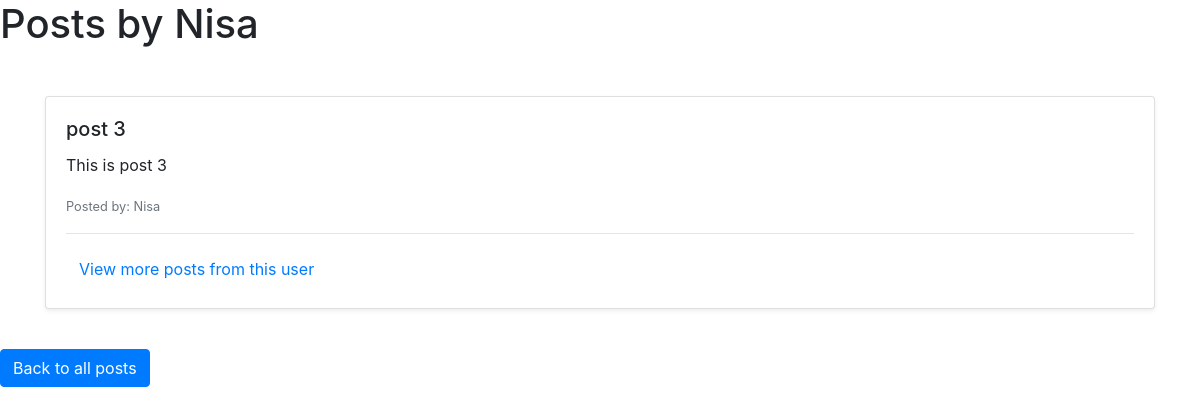
Page /user/Nisa/ on the earlier database version.
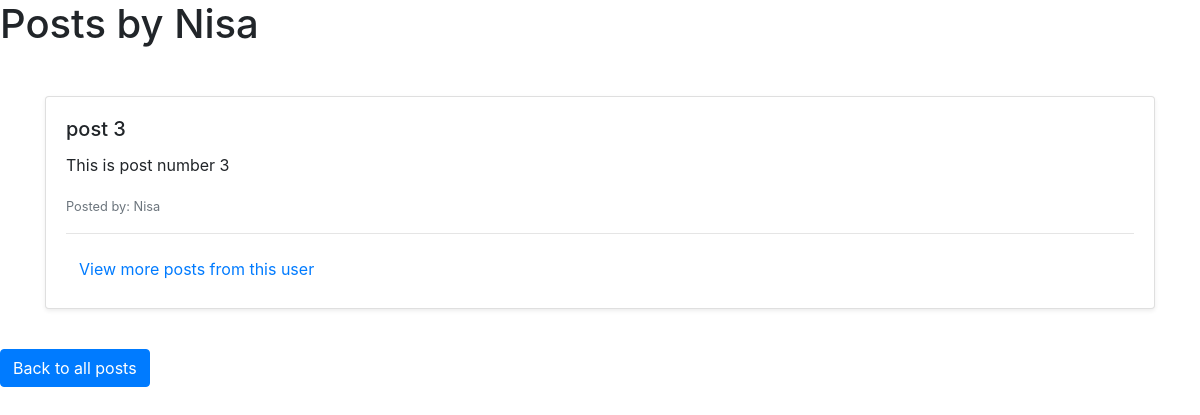
Same page on the later database version.
### blogapp/models.py (models this page shows, shortened)
class Post(models.Model):
    title = models.CharField(max_length=50)
    description = models.CharField(max_length = 1000)
    author = models.ForeignKey(User,on_delete=models.CASCADE)

### blogapp/views.py (the view)
# urls.py: path('user/<str:username>/', views.post_list_by_user, name='posts_by_user'),
def post_list_by_user(request,username):
    user = get_object_or_404(User,username=username)
    posts = Post.objects.filter(author = user )
    return render(request, 'posts_by_user.html', {'user': user, 'posts': posts})

### blogapp/templates/posts_by_user.html (shortened to what this page needs)
{% extends 'base.html' %}
{% block body %}
    <h1>Posts by {{ user.username }}</h1>
    <div class="container mt-5">
        <div class="row">
            {% for post in posts %}
                <div class="col-12 mb-4">
                    <div class="card shadow-sm">
                        <div class="card-body">
                            <h5 class="card-title">{{ post.title }}</h5>
                            <p class="card-text">{{ post.description }}</p>
                            <p class="card-text"><small class="text-muted">Posted by: {{ post.author.username }}</small></p>
                            <hr>
                            <a href="{% url 'posts_by_user' post.author.username %}" class="btn btn-link">View more posts from this user</a>
                        </div>
                    </div>
                </div>
            {% empty %}
                <p>No posts by this user.</p>
            {% endfor %}
        </div>
    </div>
    <a href="{% url 'dashboard' %}" class="btn btn-primary mt-3">Back to all posts</a>
{% endblock %}

Differences in the rows shown:
changed Post "post 3": description "This is post 3" → "This is post number 3"
